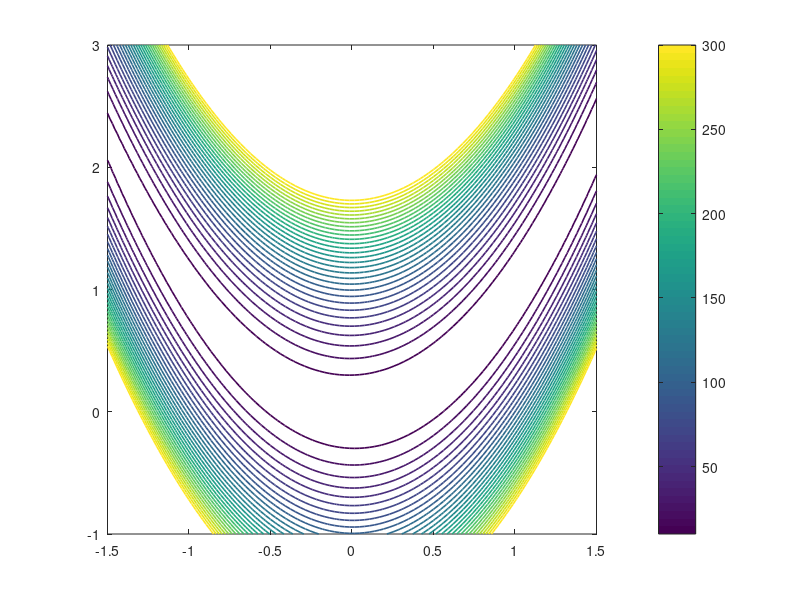

This figure's MATLAB source: (Note: this script raises an error after producing the figure.)
%% The Rosenbrock function in 2D optimisation
% Nick Trefethen, October 2010

%%
% (Chebfun example opt/Rosenbrock.m)

%% 1. The Rosenbrock function
% Chebfun can often do quite a good job of minimizing
% or maximizing a function defined on a 2D rectangle.
% A famous challenging example is the "Rosenbrock function":
f = @(x,y) (1-x).^2 + 100*(y-x.^2).^2;

%%
% First let's plot it to get an idea:
x = linspace(-1.5,1.5); y = linspace(-1,3);
[xx,yy] = meshgrid(x,y); ff = f(xx,yy);
levels = 10:10:300;
LW = 'linewidth'; FS = 'fontsize'; MS = 'markersize';
figure, contour(x,y,ff,levels,LW,1.2), colorbar
axis([-1.5 1.5 -1 3]), axis square, hold on

%%
% It's obvious from the formula that the minimum value
% is 0, taken at x=y=1.  In Chebfun, we can find this
% by taking slices.  If x0 is a constant, then the minimum
% of f(x0,y) over all y can be obtained like this:
fminx0 = @(x0) min(chebfun(@(y) f(x0,y),[-1 3]));

%%
% Now we can make a chebfun representing fminx as a function
% of x:
fminx = chebfun(fminx0,[-1.5 1.5],'vectorize','splitting','on');
figure, plot(fminx,LW,1.6)
xlabel('x',FS,16)
ylabel('min_y(f(x,y))',FS,16)
title('minimum of f(x,y) along vertical slices',FS,16)

%%
% The global minimum of f(x,y) is the minimum of fminx:
format long
[minf,minx] = min(fminx)

%%
% The variable minx represents the x coordinate of the minimum.
% We can find the y coordinate like this:
[minf,miny] = min(chebfun(@(y) f(minx,y), [-1 3]))

%%
% Let's show the contour plot again, with the minimum point:
close, plot(minx,miny,'.k',MS,20)

%% 2. A function with several local minima
% Why did we put 'splitting on' in this computation?  It wasn't
% necessary in this case, but it is important in more general
% cases where f(x,y) has several local extrema, because then
% the function fminx may not be smooth.

%%
% For example, consider this function defined on the square [-1,1]x[-1,1]:
f = @(x,y) exp(x-2*x.^2-y.^2).*sin(6*(x+y+x.*y.^2));
x = linspace(-1,1); y = linspace(-1,1);
[xx,yy] = meshgrid(x,y); ff = f(xx,yy);
figure, contour(x,y,ff,30,LW,1.2), colorbar
axis([-1 1 -1 1]), axis square, hold on

%%
% We define fminx0 and fminx as before.  Because of the
% lack of smoothness, this takes a little while:
tic
fminx0 = @(x0) min(chebfun(@(y) f(x0,y),[-1 1]));
fminx = chebfun(fminx0,[-1 1],'vectorize','splitting','on');
figure, plot(fminx,LW,1.6)
xlabel('x',FS,16)
ylabel('min_y(f(x,y))',FS,16)
title('minimum of f(x,y) along vertical slices',FS,16)
toc

%%
% Here are the breakpoints that Chebfun has detected:
fminx.ends

%%
% We can now quickly compute the global minimum as before:
[minf,minx] = min(fminx)
[minf,miny] = min(chebfun(@(y) f(minx,y), [-1 3]))

%%
% And here's the plot:
close, plot(minx,miny,'.k',MS,20)

%%
% Reference:
%
% [1] H. H. Rosenbrock, "An automatic method for finding
% the greatest or least value of a function",
% Computer Journal 3 (1960), 175-184.
%
% [2] S. Scheuring, Global Optimization in the Chebfun System,
% thesis, MSc in Mathematical Modelling and Scientific Computing,
% Oxford University, 2008.
